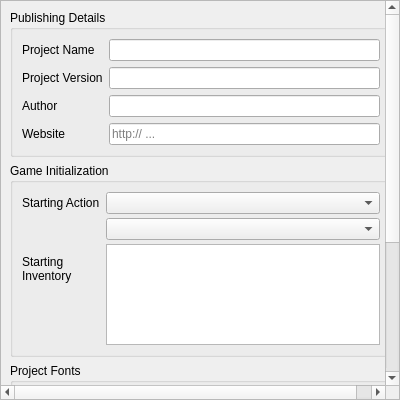
<?xml version="1.0" encoding="UTF-8"?>
<ui version="4.0">
 <class>ProjectSettingsWidget</class>
 <widget class="QWidget" name="ProjectSettingsWidget">
  <property name="geometry">
   <rect>
    <x>0</x>
    <y>0</y>
    <width>400</width>
    <height>400</height>
   </rect>
  </property>
  <property name="sizePolicy">
   <sizepolicy hsizetype="Expanding" vsizetype="Expanding">
    <horstretch>0</horstretch>
    <verstretch>0</verstretch>
   </sizepolicy>
  </property>
  <layout class="QVBoxLayout" name="verticalLayout_3">
   <property name="leftMargin">
    <number>0</number>
   </property>
   <property name="topMargin">
    <number>0</number>
   </property>
   <property name="rightMargin">
    <number>0</number>
   </property>
   <property name="bottomMargin">
    <number>0</number>
   </property>
   <item>
    <widget class="QScrollArea" name="scrollArea">
     <widget class="QWidget" name="mainWidget">
      <property name="geometry">
       <rect>
        <x>0</x>
        <y>0</y>
        <width>400</width>
        <height>600</height>
       </rect>
      </property>
      <property name="sizePolicy">
       <sizepolicy hsizetype="Fixed" vsizetype="Fixed">
        <horstretch>0</horstretch>
        <verstretch>0</verstretch>
       </sizepolicy>
      </property>
      <layout class="QVBoxLayout" name="verticalLayout">
       <item>
        <widget class="QGroupBox" name="groupBox">
         <property name="title">
          <string>Publishing Details</string>
         </property>
         <layout class="QFormLayout" name="formLayout">
          <property name="fieldGrowthPolicy">
           <enum>QFormLayout::AllNonFixedFieldsGrow</enum>
          </property>
          <item row="0" column="0">
           <widget class="QLabel" name="label">
            <property name="text">
             <string>Project Name</string>
            </property>
           </widget>
          </item>
          <item row="0" column="1">
           <widget class="QLineEdit" name="lineEditName"/>
          </item>
          <item row="1" column="0">
           <widget class="QLabel" name="label_2">
            <property name="text">
             <string>Project Version</string>
            </property>
           </widget>
          </item>
          <item row="2" column="0">
           <widget class="QLabel" name="label_3">
            <property name="text">
             <string>Author</string>
            </property>
           </widget>
          </item>
          <item row="2" column="1">
           <widget class="QLineEdit" name="lineEditAuthor"/>
          </item>
          <item row="3" column="0">
           <widget class="QLabel" name="label_4">
            <property name="text">
             <string>Website</string>
            </property>
           </widget>
          </item>
          <item row="3" column="1">
           <widget class="QLineEdit" name="lineEditWebsite">
            <property name="placeholderText">
             <string>http:// ...</string>
            </property>
           </widget>
          </item>
          <item row="1" column="1">
           <widget class="QLineEdit" name="lineEditVersion"/>
          </item>
         </layout>
        </widget>
       </item>
       <item>
        <widget class="QGroupBox" name="groupBox_3">
         <property name="title">
          <string>Game Initialization</string>
         </property>
         <layout class="QFormLayout" name="formLayout_2">
          <property name="fieldGrowthPolicy">
           <enum>QFormLayout::AllNonFixedFieldsGrow</enum>
          </property>
          <property name="verticalSpacing">
           <number>4</number>
          </property>
          <item row="0" column="0">
           <widget class="QLabel" name="label_5">
            <property name="text">
             <string>Starting Action</string>
            </property>
           </widget>
          </item>
          <item row="0" column="1">
           <widget class="QComboBox" name="comboStartingAction">
            <property name="currentText">
             <string/>
            </property>
            <property name="currentIndex">
             <number>-1</number>
            </property>
            <item>
             <property name="text">
              <string>Play Cutscene</string>
             </property>
            </item>
            <item>
             <property name="text">
              <string>Enter Room</string>
             </property>
            </item>
            <item>
             <property name="text">
              <string>Start Dialogue</string>
             </property>
            </item>
           </widget>
          </item>
          <item row="1" column="1">
           <widget class="QComboBox" name="comboStartingEntity"/>
          </item>
          <item row="2" column="0">
           <widget class="QLabel" name="label_6">
            <property name="text">
             <string>Starting
Inventory</string>
            </property>
           </widget>
          </item>
          <item row="2" column="1">
           <widget class="QListWidget" name="listWidget_2"/>
          </item>
         </layout>
        </widget>
       </item>
       <item>
        <widget class="QGroupBox" name="groupBox_2">
         <property name="title">
          <string>Project Fonts</string>
         </property>
         <layout class="QVBoxLayout" name="verticalLayout_2">
          <property name="spacing">
           <number>4</number>
          </property>
          <item>
           <layout class="QHBoxLayout" name="horizontalLayout">
            <item>
             <widget class="QPushButton" name="buttonSetDefaultFont">
              <property name="enabled">
               <bool>false</bool>
              </property>
              <property name="text">
               <string>Set As Default</string>
              </property>
             </widget>
            </item>
            <item>
             <widget class="QPushButton" name="buttonImportFont">
              <property name="text">
               <string>Import Font</string>
              </property>
             </widget>
            </item>
           </layout>
          </item>
          <item>
           <widget class="QListWidget" name="listFonts">
            <property name="sizePolicy">
             <sizepolicy hsizetype="Expanding" vsizetype="Preferred">
              <horstretch>0</horstretch>
              <verstretch>0</verstretch>
             </sizepolicy>
            </property>
           </widget>
          </item>
          <item>
           <widget class="QLineEdit" name="lineEditFontPreview">
            <property name="maxLength">
             <number>100</number>
            </property>
           </widget>
          </item>
          <item>
           <widget class="QLabel" name="labelFontPreview">
            <property name="font">
             <font>
              <pointsize>20</pointsize>
             </font>
            </property>
            <property name="text">
             <string/>
            </property>
            <property name="alignment">
             <set>Qt::AlignCenter</set>
            </property>
            <property name="wordWrap">
             <bool>true</bool>
            </property>
           </widget>
          </item>
         </layout>
        </widget>
       </item>
      </layout>
     </widget>
    </widget>
   </item>
  </layout>
 </widget>
 <resources/>
 <connections/>
</ui>
